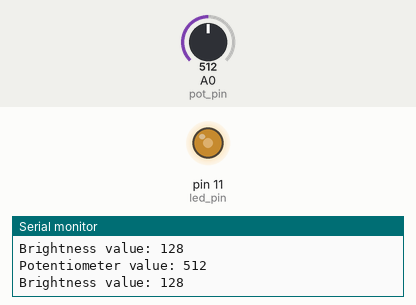
Bench run of a sketch on a simulated Arduino Uno, built with avr-gcc and run on an emulated ATmega328P. Parts: output pins drawn as LEDs (lit = HIGH), the last lines printed to the serial monitor. The test bench sets the inputs (shaded band); at power-on: A0 (pot_pin) = 512.

Above: at 1.2 s.
1.3 s: A0 (pot_pin) set to 407
At 1.8 s:
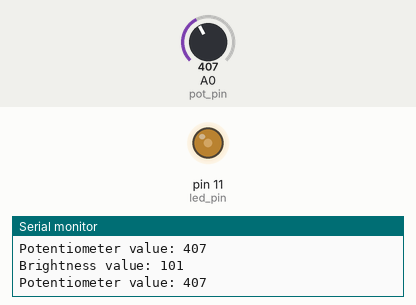
4.3 s: A0 (pot_pin) set to 387
At 5.5 s:
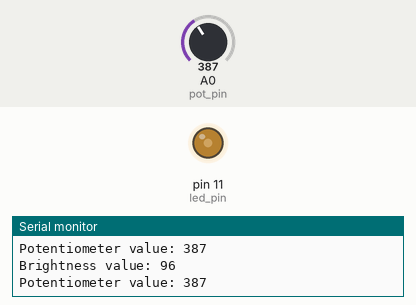
5.8 s: A0 (pot_pin) set to 716
At 6.6 s:
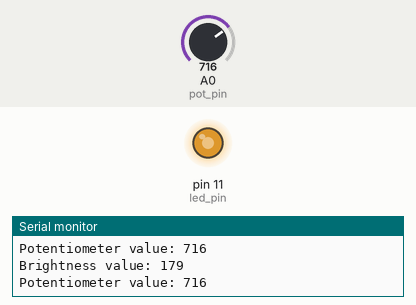
7.3 s: A0 (pot_pin) set to 989
At 8.1 s:
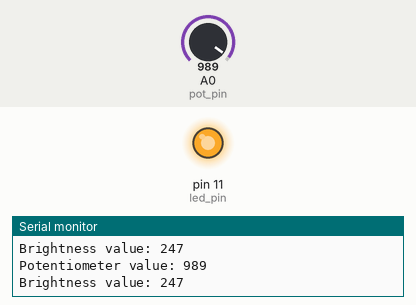
8.8 s: A0 (pot_pin) set to 1018
At 9.1 s:
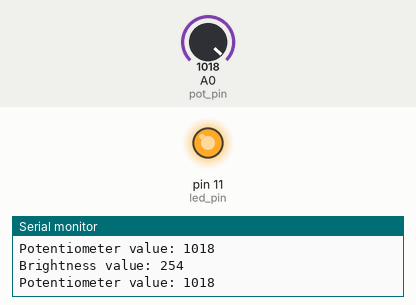
11.8 s: A0 (pot_pin) set to 122
At 12.4 s:
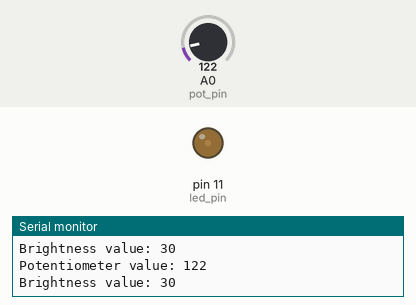
Timing chart, 0 to 14.3 s (numbered marks = the images above; inputs shaded):
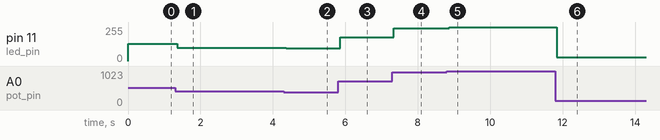

Measured:
- after the input at 1.3 s, pin 11 (led_pin): 128/255 → 101/255 after 0.06 s
- after the input at 4.3 s, pin 11 (led_pin): 101/255 → 96/255 after 0.07 s
- after the input at 5.8 s, pin 11 (led_pin): 96/255 → 179/255 after 0.06 s
- after the input at 7.3 s, pin 11 (led_pin): 179/255 → 247/255 at once
- after the input at 8.8 s, pin 11 (led_pin): 247/255 → 254/255 after 0.07 s
- after the input at 11.8 s, pin 11 (led_pin): 254/255 → 30/255 at once

The sketch:

1_analog_led_fade.ino
```cpp
/*
 * 1_analog_led_fade.ino
 *
 * simple sketch to fade an led based on the potentiometer input
 *
 * the led is on pin 11 because pin 11 is capable of pwm (it has a ~ symbol next
 * to it)
 *
 * author: prof. alex shenfield
 * date:   2024/11/12
 */

// set pin numbers
const int led_pin = 11;
const int pot_pin = A0;

// initialise the brightness value
int brightness = 128;

// CODE

// set up the initial state of the program
void setup()
{
  // set up the serial connection to enable debugging
  Serial.begin(9600);

  // set the pin i/o
  pinMode(led_pin, OUTPUT);
}
//345678901234567890123456789012345678901234567890123456789012345678901234567890

// main program
void loop()
{
  // get the brightness (this value needs to be between 0 and 255, so we need to
  // divide the pot value by 4 - as the analogRead of the pot is in the range 0
  // to 1023)
  int val = analogRead(pot_pin);
  brightness = val / 4;

  // note: we could also have used the map() function above

  // debugging
  Serial.print("Potentiometer value: ");
  Serial.println(val, DEC);
  Serial.print("Brightness value: ");
  Serial.println(brightness, DEC);

  // set the brightness of the led
  analogWrite(led_pin, brightness);

  // wait slightly to allow dimming effect to be seen
  delay(30);

}
```
